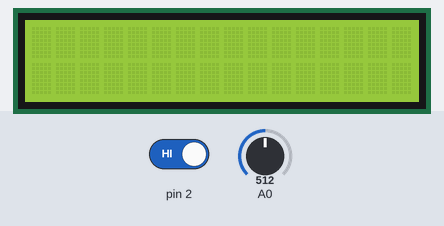
A sketch run on a simulated Arduino Uno, built with avr-gcc and run on an emulated ATmega328P. On the bench: 16×2 character LCD. Inputs (shaded band) come from the test bench; at power-on: pin 2 HIGH, A0 = 512.

Above: at 1.2 s.
1.3 s: pin 2 driven LOW
At 1.35 s:
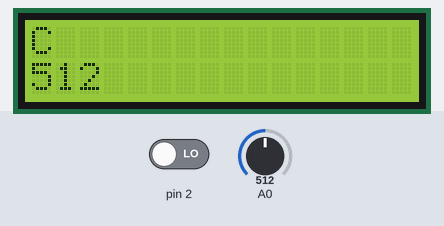
3.4 s: A0 set to 716
At 4.44 s:
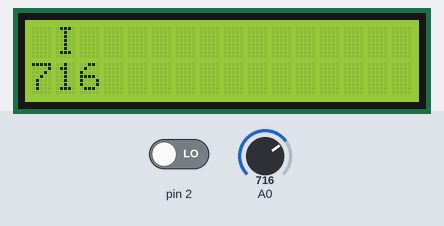
5.6 s: A0 set to 900
At 6.07 s:
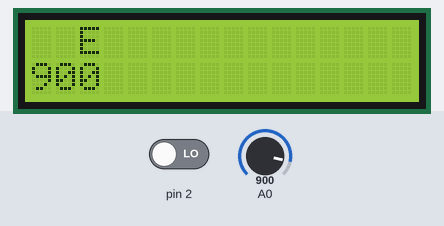
7.1 s: A0 set to 1023
At 9.14 s:
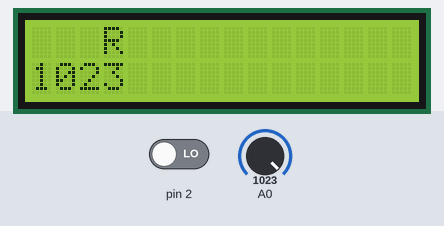

Measured:
- after the input at 1.3 s, the display: changes at once (image 1)

The sketch:

Clase_1_Repaso_Micros_LCD.ino
```cpp
/*
   Programa para manejo de LCD 16x2
*/

#include <LiquidCrystal.h>

/*
   iniciamos el programa
*/

LiquidCrystal lcd (13, 12, 11, 10, 9, 8);       //RS,E,D4,D3,D2,D1
char vector [7] = {'C', 'I', 'E', 'R', 'C', 'O', 'M'}; //Vector Juego
int i = 0;
int encender;                                   //Encender el sistema

void setup() {
  lcd.begin(16, 2);                                     //Definimos la fora de trabajo de la matriz
  attachInterrupt(digitalPinToInterrupt(2), on, LOW);   //
}

void loop() {
  if (encender == 1) {
    lcd.setCursor(0, 1);
    lcd.print(analogRead(0));
    for (; i < 7; i++) {
      lcd.setCursor(i, 0);                        //Elijo posicion de LCD
      lcd.print(vector[i]);                       //Imprimo los Datos
      delay(100);                                 //Tiempo de espera
      lcd.setCursor(i, 0);
      lcd.print(' ');
      delay(100);
    }
    i = 0;
  }
  else
  lcd.clear();
}
void on() {
  encender = 1 - encender;
}
```
